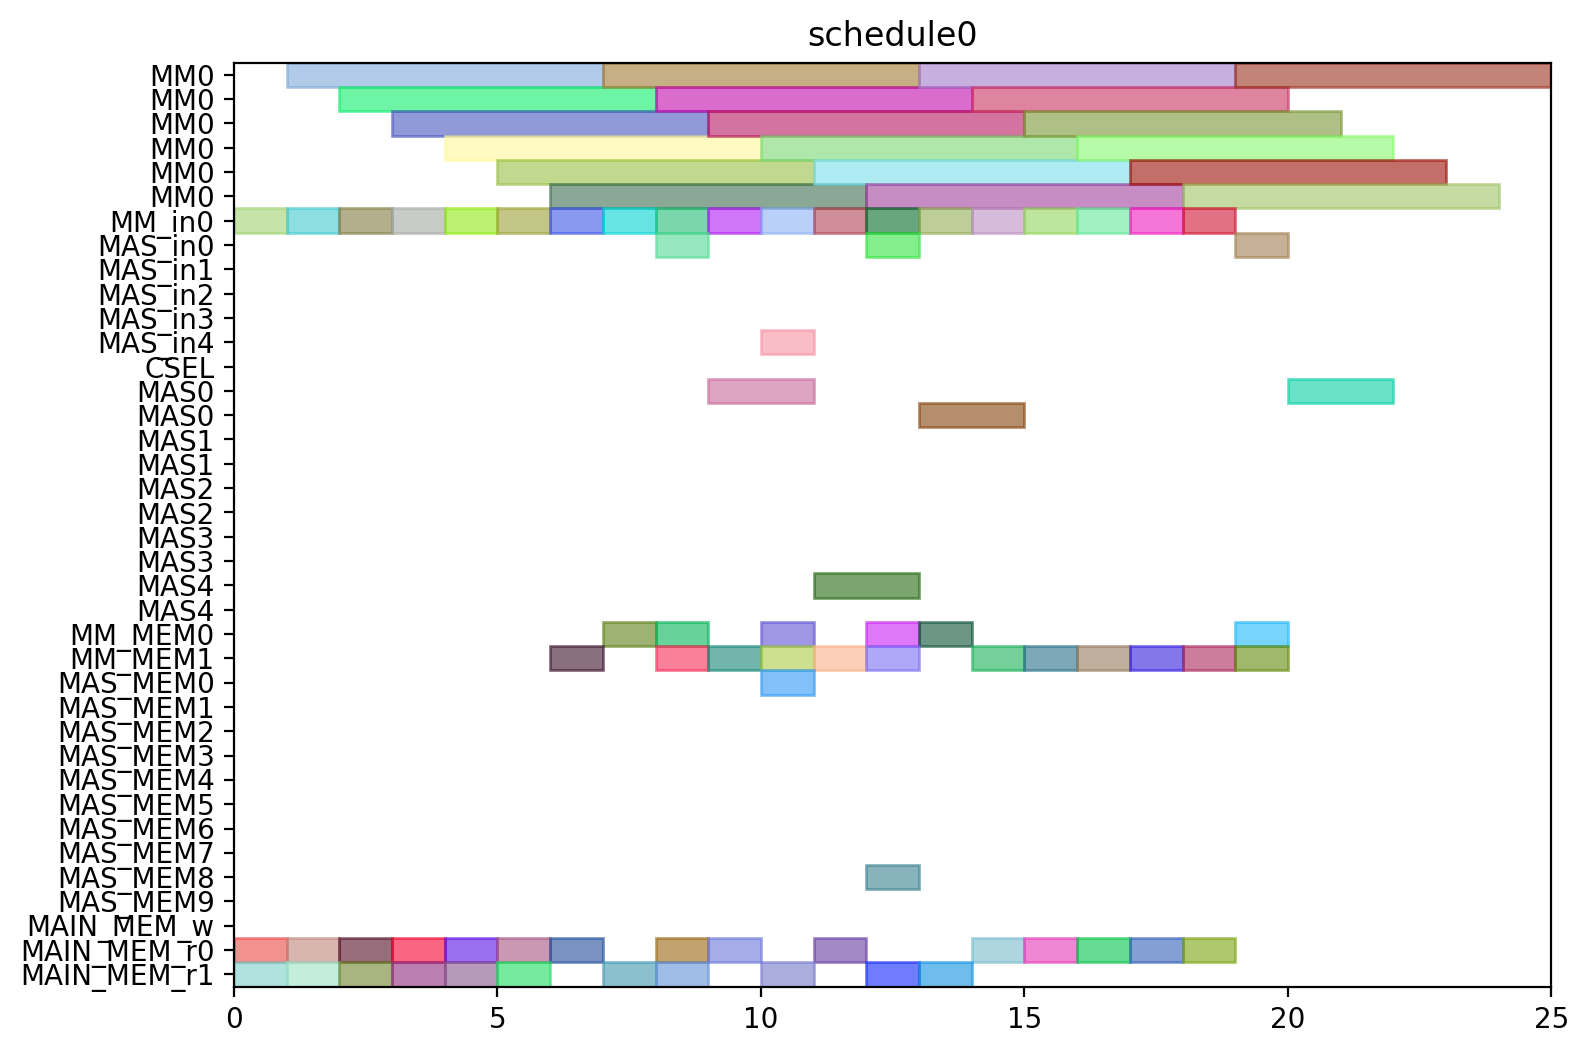

Write the Python code that produced this figure.
from pyschedule import Scenario, solvers, plotters, alt


def solve():
	horizon = 120
	S = Scenario("schedule0", horizon=horizon)

	# resource
	MM = S.Resources('MM', num=1, size=6)
	MM_in = S.Resources('MM_in', num=1)
	MAS_in = S.Resources('MAS_in', num=5)
	CSEL = S.Resource('CSEL')
	MAS = S.Resources('MAS', num=5, size=2, periods=range(1, horizon))
	MM_MEM = S.Resources('MM_MEM', num=2)
	MAS_MEM = S.Resources('MAS_MEM', num=10)
	MAIN_MEM_w = S.Resource('MAIN_MEM_w', size=1)
	MAIN_MEM_r = S.Resources('MAIN_MEM_r', num=2)

	# result of previous scheduling

	# new tasks
	Z_exp2 = S.Task('Z_exp2', length=6, delay_cost=1)
	Z_exp2 += alt(MM)
	Z_exp2_in = S.Task('Z_exp2_in', length=1, delay_cost=1)
	Z_exp2_in += alt(MM_in)
	S += Z_exp2_in*MM_in[0]<=Z_exp2*MM[0]
	Z_exp2_mem0 = S.Task('Z_exp2_mem0', length=1, delay_cost=1)
	Z_exp2_mem0 += MAIN_MEM_r[0]
	S += Z_exp2_mem0 <= Z_exp2

	Z_exp2_mem1 = S.Task('Z_exp2_mem1', length=1, delay_cost=1)
	Z_exp2_mem1 += MAIN_MEM_r[1]
	S += Z_exp2_mem1 <= Z_exp2

	NX0 = S.Task('NX0', length=6, delay_cost=1)
	NX0 += alt(MM)
	NX0_in = S.Task('NX0_in', length=1, delay_cost=1)
	NX0_in += alt(MM_in)
	S += NX0_in*MM_in[0]<=NX0*MM[0]
	NX0_mem0 = S.Task('NX0_mem0', length=1, delay_cost=1)
	NX0_mem0 += MAIN_MEM_r[0]
	S += NX0_mem0 <= NX0

	NX0_mem1 = S.Task('NX0_mem1', length=1, delay_cost=1)
	NX0_mem1 += MAIN_MEM_r[1]
	S += NX0_mem1 <= NX0

	k0_10_Z1 = S.Task('k0_10_Z1', length=6, delay_cost=1)
	k0_10_Z1 += alt(MM)
	k0_10_Z1_in = S.Task('k0_10_Z1_in', length=1, delay_cost=1)
	k0_10_Z1_in += alt(MM_in)
	S += k0_10_Z1_in*MM_in[0]<=k0_10_Z1*MM[0]
	k0_10_Z1_mem0 = S.Task('k0_10_Z1_mem0', length=1, delay_cost=1)
	k0_10_Z1_mem0 += MAIN_MEM_r[0]
	S += k0_10_Z1_mem0 <= k0_10_Z1

	k0_10_Z1_mem1 = S.Task('k0_10_Z1_mem1', length=1, delay_cost=1)
	k0_10_Z1_mem1 += MAIN_MEM_r[1]
	S += k0_10_Z1_mem1 <= k0_10_Z1

	DX0 = S.Task('DX0', length=6, delay_cost=1)
	DX0 += alt(MM)
	DX0_in = S.Task('DX0_in', length=1, delay_cost=1)
	DX0_in += alt(MM_in)
	S += DX0_in*MM_in[0]<=DX0*MM[0]
	DX0_mem0 = S.Task('DX0_mem0', length=1, delay_cost=1)
	DX0_mem0 += MAIN_MEM_r[0]
	S += DX0_mem0 <= DX0

	DX0_mem1 = S.Task('DX0_mem1', length=1, delay_cost=1)
	DX0_mem1 += MAIN_MEM_r[1]
	S += DX0_mem1 <= DX0

	NY0 = S.Task('NY0', length=6, delay_cost=1)
	NY0 += alt(MM)
	NY0_in = S.Task('NY0_in', length=1, delay_cost=1)
	NY0_in += alt(MM_in)
	S += NY0_in*MM_in[0]<=NY0*MM[0]
	NY0_mem0 = S.Task('NY0_mem0', length=1, delay_cost=1)
	NY0_mem0 += MAIN_MEM_r[0]
	S += NY0_mem0 <= NY0

	NY0_mem1 = S.Task('NY0_mem1', length=1, delay_cost=1)
	NY0_mem1 += MAIN_MEM_r[1]
	S += NY0_mem1 <= NY0

	k2_14_Z1 = S.Task('k2_14_Z1', length=6, delay_cost=1)
	k2_14_Z1 += alt(MM)
	k2_14_Z1_in = S.Task('k2_14_Z1_in', length=1, delay_cost=1)
	k2_14_Z1_in += alt(MM_in)
	S += k2_14_Z1_in*MM_in[0]<=k2_14_Z1*MM[0]
	k2_14_Z1_mem0 = S.Task('k2_14_Z1_mem0', length=1, delay_cost=1)
	k2_14_Z1_mem0 += MAIN_MEM_r[0]
	S += k2_14_Z1_mem0 <= k2_14_Z1

	k2_14_Z1_mem1 = S.Task('k2_14_Z1_mem1', length=1, delay_cost=1)
	k2_14_Z1_mem1 += MAIN_MEM_r[1]
	S += k2_14_Z1_mem1 <= k2_14_Z1

	DY0 = S.Task('DY0', length=6, delay_cost=1)
	DY0 += alt(MM)
	DY0_in = S.Task('DY0_in', length=1, delay_cost=1)
	DY0_in += alt(MM_in)
	S += DY0_in*MM_in[0]<=DY0*MM[0]
	DY0_mem0 = S.Task('DY0_mem0', length=1, delay_cost=1)
	DY0_mem0 += MAIN_MEM_r[0]
	S += DY0_mem0 <= DY0

	DY0_mem1 = S.Task('DY0_mem1', length=1, delay_cost=1)
	DY0_mem1 += MAIN_MEM_r[1]
	S += DY0_mem1 <= DY0

	Z_exp3 = S.Task('Z_exp3', length=6, delay_cost=1)
	Z_exp3 += alt(MM)
	Z_exp3_in = S.Task('Z_exp3_in', length=1, delay_cost=1)
	Z_exp3_in += alt(MM_in)
	S += Z_exp3_in*MM_in[0]<=Z_exp3*MM[0]
	Z_exp3_mem0 = S.Task('Z_exp3_mem0', length=1, delay_cost=1)
	Z_exp3_mem0 += alt(MM_MEM)
	S += (Z_exp2*MM[0])-1 < Z_exp3_mem0*MM_MEM[0]
	S += Z_exp3_mem0 <= Z_exp3

	Z_exp3_mem1 = S.Task('Z_exp3_mem1', length=1, delay_cost=1)
	Z_exp3_mem1 += MAIN_MEM_r[1]
	S += Z_exp3_mem1 <= Z_exp3

	NX1_ = S.Task('NX1_', length=2, delay_cost=1)
	NX1_ += alt(MAS)
	NX1__in = S.Task('NX1__in', length=1, delay_cost=1)
	NX1__in += alt(MAS_in)
	S += NX1__in*MAS_in[0]<=NX1_*MAS[0]

	S += NX1__in*MAS_in[1]<=NX1_*MAS[1]

	S += NX1__in*MAS_in[2]<=NX1_*MAS[2]

	S += NX1__in*MAS_in[3]<=NX1_*MAS[3]

	S += NX1__in*MAS_in[4]<=NX1_*MAS[4]

	NX1__mem0 = S.Task('NX1__mem0', length=1, delay_cost=1)
	NX1__mem0 += alt(MM_MEM)
	S += (NX0*MM[0])-1 < NX1__mem0*MM_MEM[0]
	S += NX1__mem0 <= NX1_

	NX1__mem1 = S.Task('NX1__mem1', length=1, delay_cost=1)
	NX1__mem1 += alt(MM_MEM)
	S += (k0_10_Z1*MM[0])-1 < NX1__mem1*MM_MEM[1]
	S += NX1__mem1 <= NX1_

	k0_9_Z2 = S.Task('k0_9_Z2', length=6, delay_cost=1)
	k0_9_Z2 += alt(MM)
	k0_9_Z2_in = S.Task('k0_9_Z2_in', length=1, delay_cost=1)
	k0_9_Z2_in += alt(MM_in)
	S += k0_9_Z2_in*MM_in[0]<=k0_9_Z2*MM[0]
	k0_9_Z2_mem0 = S.Task('k0_9_Z2_mem0', length=1, delay_cost=1)
	k0_9_Z2_mem0 += MAIN_MEM_r[0]
	S += k0_9_Z2_mem0 <= k0_9_Z2

	k0_9_Z2_mem1 = S.Task('k0_9_Z2_mem1', length=1, delay_cost=1)
	k0_9_Z2_mem1 += alt(MM_MEM)
	S += (Z_exp2*MM[0])-1 < k0_9_Z2_mem1*MM_MEM[1]
	S += k0_9_Z2_mem1 <= k0_9_Z2

	k1_9_Z2 = S.Task('k1_9_Z2', length=6, delay_cost=1)
	k1_9_Z2 += alt(MM)
	k1_9_Z2_in = S.Task('k1_9_Z2_in', length=1, delay_cost=1)
	k1_9_Z2_in += alt(MM_in)
	S += k1_9_Z2_in*MM_in[0]<=k1_9_Z2*MM[0]
	k1_9_Z2_mem0 = S.Task('k1_9_Z2_mem0', length=1, delay_cost=1)
	k1_9_Z2_mem0 += MAIN_MEM_r[0]
	S += k1_9_Z2_mem0 <= k1_9_Z2

	k1_9_Z2_mem1 = S.Task('k1_9_Z2_mem1', length=1, delay_cost=1)
	k1_9_Z2_mem1 += alt(MM_MEM)
	S += (Z_exp2*MM[0])-1 < k1_9_Z2_mem1*MM_MEM[1]
	S += k1_9_Z2_mem1 <= k1_9_Z2

	NY1_ = S.Task('NY1_', length=2, delay_cost=1)
	NY1_ += alt(MAS)
	NY1__in = S.Task('NY1__in', length=1, delay_cost=1)
	NY1__in += alt(MAS_in)
	S += NY1__in*MAS_in[0]<=NY1_*MAS[0]

	S += NY1__in*MAS_in[1]<=NY1_*MAS[1]

	S += NY1__in*MAS_in[2]<=NY1_*MAS[2]

	S += NY1__in*MAS_in[3]<=NY1_*MAS[3]

	S += NY1__in*MAS_in[4]<=NY1_*MAS[4]

	NY1__mem0 = S.Task('NY1__mem0', length=1, delay_cost=1)
	NY1__mem0 += alt(MM_MEM)
	S += (NY0*MM[0])-1 < NY1__mem0*MM_MEM[0]
	S += NY1__mem0 <= NY1_

	NY1__mem1 = S.Task('NY1__mem1', length=1, delay_cost=1)
	NY1__mem1 += alt(MM_MEM)
	S += (k2_14_Z1*MM[0])-1 < NY1__mem1*MM_MEM[1]
	S += NY1__mem1 <= NY1_

	k2_13_Z2 = S.Task('k2_13_Z2', length=6, delay_cost=1)
	k2_13_Z2 += alt(MM)
	k2_13_Z2_in = S.Task('k2_13_Z2_in', length=1, delay_cost=1)
	k2_13_Z2_in += alt(MM_in)
	S += k2_13_Z2_in*MM_in[0]<=k2_13_Z2*MM[0]
	k2_13_Z2_mem0 = S.Task('k2_13_Z2_mem0', length=1, delay_cost=1)
	k2_13_Z2_mem0 += MAIN_MEM_r[0]
	S += k2_13_Z2_mem0 <= k2_13_Z2

	k2_13_Z2_mem1 = S.Task('k2_13_Z2_mem1', length=1, delay_cost=1)
	k2_13_Z2_mem1 += alt(MM_MEM)
	S += (Z_exp2*MM[0])-1 < k2_13_Z2_mem1*MM_MEM[1]
	S += k2_13_Z2_mem1 <= k2_13_Z2

	k3_14_Z2 = S.Task('k3_14_Z2', length=6, delay_cost=1)
	k3_14_Z2 += alt(MM)
	k3_14_Z2_in = S.Task('k3_14_Z2_in', length=1, delay_cost=1)
	k3_14_Z2_in += alt(MM_in)
	S += k3_14_Z2_in*MM_in[0]<=k3_14_Z2*MM[0]
	k3_14_Z2_mem0 = S.Task('k3_14_Z2_mem0', length=1, delay_cost=1)
	k3_14_Z2_mem0 += MAIN_MEM_r[0]
	S += k3_14_Z2_mem0 <= k3_14_Z2

	k3_14_Z2_mem1 = S.Task('k3_14_Z2_mem1', length=1, delay_cost=1)
	k3_14_Z2_mem1 += alt(MM_MEM)
	S += (Z_exp2*MM[0])-1 < k3_14_Z2_mem1*MM_MEM[1]
	S += k3_14_Z2_mem1 <= k3_14_Z2

	Z_exp4 = S.Task('Z_exp4', length=6, delay_cost=1)
	Z_exp4 += alt(MM)
	Z_exp4_in = S.Task('Z_exp4_in', length=1, delay_cost=1)
	Z_exp4_in += alt(MM_in)
	S += Z_exp4_in*MM_in[0]<=Z_exp4*MM[0]
	Z_exp4_mem0 = S.Task('Z_exp4_mem0', length=1, delay_cost=1)
	Z_exp4_mem0 += alt(MM_MEM)
	S += (Z_exp3*MM[0])-1 < Z_exp4_mem0*MM_MEM[0]
	S += Z_exp4_mem0 <= Z_exp4

	Z_exp4_mem1 = S.Task('Z_exp4_mem1', length=1, delay_cost=1)
	Z_exp4_mem1 += MAIN_MEM_r[1]
	S += Z_exp4_mem1 <= Z_exp4

	NX1 = S.Task('NX1', length=6, delay_cost=1)
	NX1 += alt(MM)
	NX1_in = S.Task('NX1_in', length=1, delay_cost=1)
	NX1_in += alt(MM_in)
	S += NX1_in*MM_in[0]<=NX1*MM[0]
	NX1_mem0 = S.Task('NX1_mem0', length=1, delay_cost=1)
	NX1_mem0 += alt(MAS_MEM)
	S += (NX1_*MAS[0])-1 < NX1_mem0*MAS_MEM[0]
	S += (NX1_*MAS[1])-1 < NX1_mem0*MAS_MEM[2]
	S += (NX1_*MAS[2])-1 < NX1_mem0*MAS_MEM[4]
	S += (NX1_*MAS[3])-1 < NX1_mem0*MAS_MEM[6]
	S += (NX1_*MAS[4])-1 < NX1_mem0*MAS_MEM[8]
	S += NX1_mem0 <= NX1

	NX1_mem1 = S.Task('NX1_mem1', length=1, delay_cost=1)
	NX1_mem1 += MAIN_MEM_r[1]
	S += NX1_mem1 <= NX1

	k0_8_Z3 = S.Task('k0_8_Z3', length=6, delay_cost=1)
	k0_8_Z3 += alt(MM)
	k0_8_Z3_in = S.Task('k0_8_Z3_in', length=1, delay_cost=1)
	k0_8_Z3_in += alt(MM_in)
	S += k0_8_Z3_in*MM_in[0]<=k0_8_Z3*MM[0]
	k0_8_Z3_mem0 = S.Task('k0_8_Z3_mem0', length=1, delay_cost=1)
	k0_8_Z3_mem0 += MAIN_MEM_r[0]
	S += k0_8_Z3_mem0 <= k0_8_Z3

	k0_8_Z3_mem1 = S.Task('k0_8_Z3_mem1', length=1, delay_cost=1)
	k0_8_Z3_mem1 += alt(MM_MEM)
	S += (Z_exp3*MM[0])-1 < k0_8_Z3_mem1*MM_MEM[1]
	S += k0_8_Z3_mem1 <= k0_8_Z3

	DX1_ = S.Task('DX1_', length=2, delay_cost=1)
	DX1_ += alt(MAS)
	DX1__in = S.Task('DX1__in', length=1, delay_cost=1)
	DX1__in += alt(MAS_in)
	S += DX1__in*MAS_in[0]<=DX1_*MAS[0]

	S += DX1__in*MAS_in[1]<=DX1_*MAS[1]

	S += DX1__in*MAS_in[2]<=DX1_*MAS[2]

	S += DX1__in*MAS_in[3]<=DX1_*MAS[3]

	S += DX1__in*MAS_in[4]<=DX1_*MAS[4]

	DX1__mem0 = S.Task('DX1__mem0', length=1, delay_cost=1)
	DX1__mem0 += alt(MM_MEM)
	S += (DX0*MM[0])-1 < DX1__mem0*MM_MEM[0]
	S += DX1__mem0 <= DX1_

	DX1__mem1 = S.Task('DX1__mem1', length=1, delay_cost=1)
	DX1__mem1 += alt(MM_MEM)
	S += (k1_9_Z2*MM[0])-1 < DX1__mem1*MM_MEM[1]
	S += DX1__mem1 <= DX1_

	k1_8_Z3 = S.Task('k1_8_Z3', length=6, delay_cost=1)
	k1_8_Z3 += alt(MM)
	k1_8_Z3_in = S.Task('k1_8_Z3_in', length=1, delay_cost=1)
	k1_8_Z3_in += alt(MM_in)
	S += k1_8_Z3_in*MM_in[0]<=k1_8_Z3*MM[0]
	k1_8_Z3_mem0 = S.Task('k1_8_Z3_mem0', length=1, delay_cost=1)
	k1_8_Z3_mem0 += MAIN_MEM_r[0]
	S += k1_8_Z3_mem0 <= k1_8_Z3

	k1_8_Z3_mem1 = S.Task('k1_8_Z3_mem1', length=1, delay_cost=1)
	k1_8_Z3_mem1 += alt(MM_MEM)
	S += (Z_exp3*MM[0])-1 < k1_8_Z3_mem1*MM_MEM[1]
	S += k1_8_Z3_mem1 <= k1_8_Z3

	NY1 = S.Task('NY1', length=6, delay_cost=1)
	NY1 += alt(MM)
	NY1_in = S.Task('NY1_in', length=1, delay_cost=1)
	NY1_in += alt(MM_in)
	S += NY1_in*MM_in[0]<=NY1*MM[0]
	NY1_mem0 = S.Task('NY1_mem0', length=1, delay_cost=1)
	NY1_mem0 += alt(MAS_MEM)
	S += (NY1_*MAS[0])-1 < NY1_mem0*MAS_MEM[0]
	S += (NY1_*MAS[1])-1 < NY1_mem0*MAS_MEM[2]
	S += (NY1_*MAS[2])-1 < NY1_mem0*MAS_MEM[4]
	S += (NY1_*MAS[3])-1 < NY1_mem0*MAS_MEM[6]
	S += (NY1_*MAS[4])-1 < NY1_mem0*MAS_MEM[8]
	S += NY1_mem0 <= NY1

	NY1_mem1 = S.Task('NY1_mem1', length=1, delay_cost=1)
	NY1_mem1 += MAIN_MEM_r[1]
	S += NY1_mem1 <= NY1

	k2_12_Z3 = S.Task('k2_12_Z3', length=6, delay_cost=1)
	k2_12_Z3 += alt(MM)
	k2_12_Z3_in = S.Task('k2_12_Z3_in', length=1, delay_cost=1)
	k2_12_Z3_in += alt(MM_in)
	S += k2_12_Z3_in*MM_in[0]<=k2_12_Z3*MM[0]
	k2_12_Z3_mem0 = S.Task('k2_12_Z3_mem0', length=1, delay_cost=1)
	k2_12_Z3_mem0 += MAIN_MEM_r[0]
	S += k2_12_Z3_mem0 <= k2_12_Z3

	k2_12_Z3_mem1 = S.Task('k2_12_Z3_mem1', length=1, delay_cost=1)
	k2_12_Z3_mem1 += alt(MM_MEM)
	S += (Z_exp3*MM[0])-1 < k2_12_Z3_mem1*MM_MEM[1]
	S += k2_12_Z3_mem1 <= k2_12_Z3

	DY1_ = S.Task('DY1_', length=2, delay_cost=1)
	DY1_ += alt(MAS)
	DY1__in = S.Task('DY1__in', length=1, delay_cost=1)
	DY1__in += alt(MAS_in)
	S += DY1__in*MAS_in[0]<=DY1_*MAS[0]

	S += DY1__in*MAS_in[1]<=DY1_*MAS[1]

	S += DY1__in*MAS_in[2]<=DY1_*MAS[2]

	S += DY1__in*MAS_in[3]<=DY1_*MAS[3]

	S += DY1__in*MAS_in[4]<=DY1_*MAS[4]

	DY1__mem0 = S.Task('DY1__mem0', length=1, delay_cost=1)
	DY1__mem0 += alt(MM_MEM)
	S += (DY0*MM[0])-1 < DY1__mem0*MM_MEM[0]
	S += DY1__mem0 <= DY1_

	DY1__mem1 = S.Task('DY1__mem1', length=1, delay_cost=1)
	DY1__mem1 += alt(MM_MEM)
	S += (k3_14_Z2*MM[0])-1 < DY1__mem1*MM_MEM[1]
	S += DY1__mem1 <= DY1_

	k3_13_Z3 = S.Task('k3_13_Z3', length=6, delay_cost=1)
	k3_13_Z3 += alt(MM)
	k3_13_Z3_in = S.Task('k3_13_Z3_in', length=1, delay_cost=1)
	k3_13_Z3_in += alt(MM_in)
	S += k3_13_Z3_in*MM_in[0]<=k3_13_Z3*MM[0]
	k3_13_Z3_mem0 = S.Task('k3_13_Z3_mem0', length=1, delay_cost=1)
	k3_13_Z3_mem0 += MAIN_MEM_r[0]
	S += k3_13_Z3_mem0 <= k3_13_Z3

	k3_13_Z3_mem1 = S.Task('k3_13_Z3_mem1', length=1, delay_cost=1)
	k3_13_Z3_mem1 += alt(MM_MEM)
	S += (Z_exp3*MM[0])-1 < k3_13_Z3_mem1*MM_MEM[1]
	S += k3_13_Z3_mem1 <= k3_13_Z3

	solvers.mip.solve(S,msg=1,kind='CPLEX',ratio_gap=1.01)

	solution = [['hoge']*len(S.solution()[1]) for i in range(len(S.solution()))]
	for i in range(len(S.solution())):
		for j in range(len(S.solution()[i])):
			solution[i][j]=str(S.solution()[i][j])
	print(solution)

	cycles = int(solution[-1][3])

	pic_file_name = "/mnt/rose/usr1/fukuda/ABE/multiRAM_multiMAS_16mux/scheduling_result/stage6MM1_stage2MAS5/ISOGENY/schedule0.png"
	if(S.solution() != []):
		plotters.matplotlib.plot(S,img_filename=pic_file_name, show_task_labels=False, fig_size=(cycles*0.25+3, 6))

	return solution
